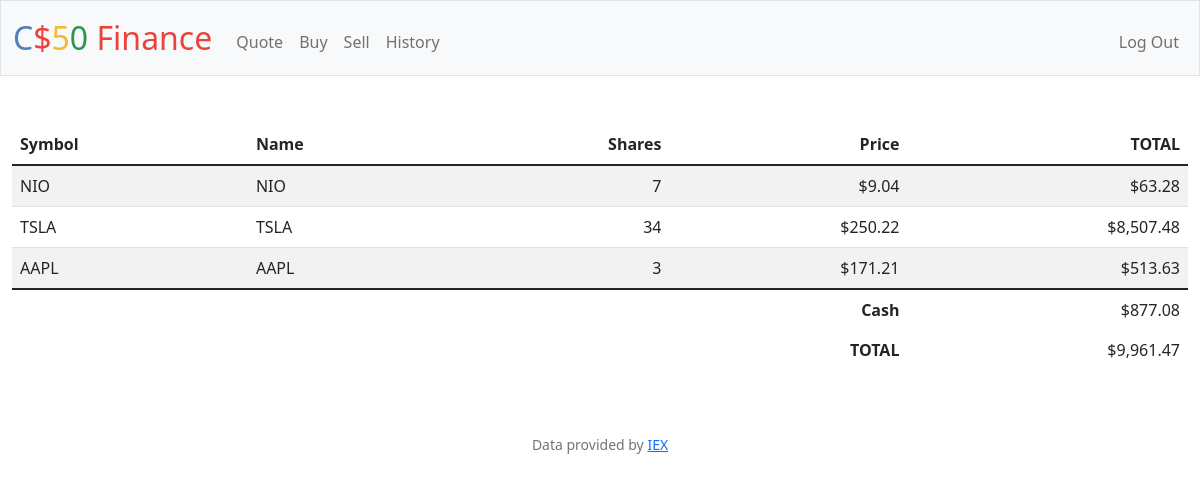
Page / (signed in) on the committed database.
### tables this page shows
CREATE TABLE user_stocks (id INTEGER PRIMARY KEY AUTOINCREMENT NOT NULL, stock_name TEXT, user_id INTEGER, no_of_shares NUMERIC, price NUMERIC);

CREATE TABLE users (id INTEGER PRIMARY KEY AUTOINCREMENT NOT NULL, username TEXT NOT NULL, hash TEXT NOT NULL, cash NUMERIC NOT NULL DEFAULT 10000.00);

### app.py (the view)
@app.route("/")
@login_required
def index():
    user_stocks = db.execute("SELECT * FROM user_stocks WHERE user_id = ?", session['user_id'])
    user_info = db.execute("SELECT * FROM users WHERE id = ?", session['user_id'])
    return render_template("index.html", user_stocks=user_stocks, usd=usd, user_info_cash=user_info[0]["cash"])

### app.py (called while the page is built)
@app.after_request
def after_request(response):
    response.headers["Cache-Control"] = "no-cache, no-store, must-revalidate"
    response.headers["Expires"] = 0
    response.headers["Pragma"] = "no-cache"
    return response

### helpers.py (called while the page is built)
def login_required(f):
    @wraps(f)
    def decorated_function(*args, **kwargs):
        if session.get("user_id") is None:
            return redirect("/login")
        return f(*args, **kwargs)
    return decorated_function

def usd(value):
    return f"${value:,.2f}"

### templates/index.html (shortened to what this page needs)
{% extends "layout.html" %}
{% block main %}
{% set my_dict = {'sum': 0} %}
<table class="table table-striped">
    <thead>
        <tr>
            <th class="text-start">Symbol</th>
            <th class="text-start">Name</th>
            <th class="text-end">Shares</th>
            <th class="text-end">Price</th>
            <th class="text-end">TOTAL</th>
        </tr>
    </thead>
   <tbody>
        {% for user_stock in user_stocks %}
            <tr>
                <td class="text-start">{{ user_stock.stock_name }}</td>
                <td class="text-start">{{ user_stock.stock_name }}</td>
                <td class="text-end">{{ user_stock.no_of_shares }}</td>
                <td class="text-end">{{ usd(user_stock.price) }}</td>
                <td class="text-end">{{ usd(user_stock.no_of_shares * user_stock.price) }}</td>
            </tr>
            {% set _ = my_dict.update({'sum': my_dict['sum'] + user_stock.no_of_shares * user_stock.price}) %}
        {%endfor %}
    </tbody>
    <tfoot>
        <tr>
            <td class="border-0 fw-bold text-end" colspan="4">Cash</td>
            <td class="border-0 text-end">{{ user_info_cash | usd }}</td>
        </tr>
        <tr>
            <td class="border-0 fw-bold text-end" colspan="4">TOTAL</td>
            <td class="border-0 w-bold text-end"> {{ (my_dict['sum'] | round(2) + user_info_cash) | usd }}</td>
        </tr>
    </tfoot>
</table>
{% endblock %}

### rows in the picture
user_stocks: stock_name "NIO", no_of_shares "7", price "$9.04", usd(user_stock.no_of_shares*user_stock.price) "$63.28"
user_stocks: stock_name "TSLA", no_of_shares "34", price "$250.22", usd(user_stock.no_of_shares*user_stock.price) "$8,507.48"
user_stocks: stock_name "AAPL", no_of_shares "3", price "$171.21", usd(user_stock.no_of_shares*user_stock.price) "$513.63"
users: cash "$877.08", (my_dict['sum']|round(2)+user_info_cash)|usd "$9,961.47"
